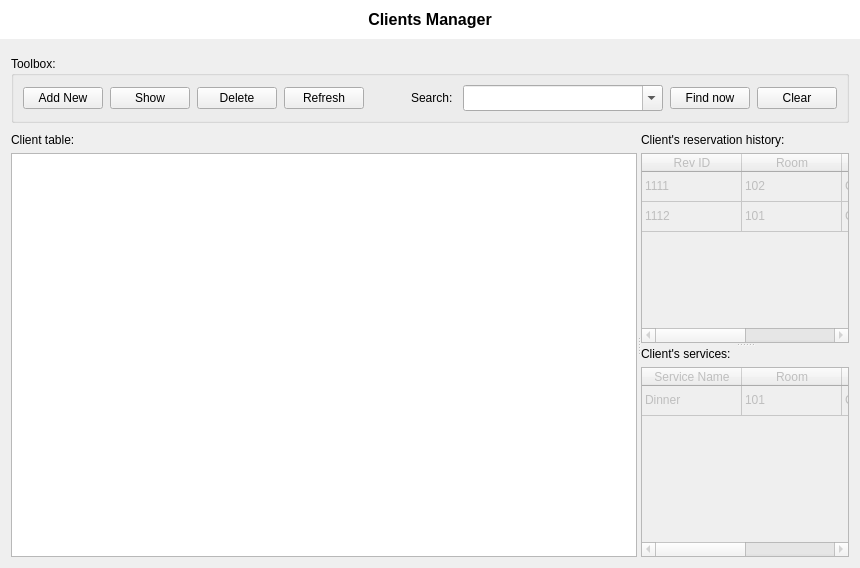
      <widget class="QWidget" name="clientsPage">
       <layout class="QVBoxLayout" name="verticalLayout_14">
        <property name="leftMargin">
         <number>0</number>
        </property>
        <property name="topMargin">
         <number>0</number>
        </property>
        <property name="rightMargin">
         <number>0</number>
        </property>
        <property name="bottomMargin">
         <number>0</number>
        </property>
        <item>
         <widget class="QLabel" name="label_8">
          <property name="enabled">
           <bool>true</bool>
          </property>
          <property name="sizePolicy">
           <sizepolicy hsizetype="Preferred" vsizetype="Fixed">
            <horstretch>0</horstretch>
            <verstretch>0</verstretch>
           </sizepolicy>
          </property>
          <property name="font">
           <font>
            <pointsize>12</pointsize>
            <weight>75</weight>
            <bold>true</bold>
           </font>
          </property>
          <property name="styleSheet">
           <string notr="true">QLabel {
	background: #ffffff;
	padding: 10px
}</string>
          </property>
          <property name="text">
           <string>Clients Manager</string>
          </property>
          <property name="alignment">
           <set>Qt::AlignCenter</set>
          </property>
         </widget>
        </item>
        <item>
         <layout class="QVBoxLayout" name="verticalLayout_10">
          <property name="spacing">
           <number>10</number>
          </property>
          <property name="leftMargin">
           <number>11</number>
          </property>
          <property name="topMargin">
           <number>11</number>
          </property>
          <property name="rightMargin">
           <number>11</number>
          </property>
          <property name="bottomMargin">
           <number>11</number>
          </property>
          <item>
           <widget class="QGroupBox" name="groupBox_3">
            <property name="sizePolicy">
             <sizepolicy hsizetype="Preferred" vsizetype="Fixed">
              <horstretch>0</horstretch>
              <verstretch>0</verstretch>
             </sizepolicy>
            </property>
            <property name="autoFillBackground">
             <bool>false</bool>
            </property>
            <property name="title">
             <string>Toolbox:</string>
            </property>
            <property name="flat">
             <bool>false</bool>
            </property>
            <layout class="QHBoxLayout" name="horizontalLayout_4">
             <property name="spacing">
              <number>7</number>
             </property>
             <item>
              <widget class="QPushButton" name="pushButton_11">
               <property name="sizePolicy">
                <sizepolicy hsizetype="Fixed" vsizetype="Fixed">
                 <horstretch>0</horstretch>
                 <verstretch>0</verstretch>
                </sizepolicy>
               </property>
               <property name="text">
                <string>Add New</string>
               </property>
              </widget>
             </item>
             <item>
              <widget class="QPushButton" name="pushButton_12">
               <property name="sizePolicy">
                <sizepolicy hsizetype="Fixed" vsizetype="Fixed">
                 <horstretch>0</horstretch>
                 <verstretch>0</verstretch>
                </sizepolicy>
               </property>
               <property name="text">
                <string>Show</string>
               </property>
              </widget>
             </item>
             <item>
              <widget class="QPushButton" name="pushButton_14">
               <property name="sizePolicy">
                <sizepolicy hsizetype="Fixed" vsizetype="Fixed">
                 <horstretch>0</horstretch>
                 <verstretch>0</verstretch>
                </sizepolicy>
               </property>
               <property name="text">
                <string>Delete</string>
               </property>
              </widget>
             </item>
             <item>
              <widget class="QPushButton" name="pushButton_15">
               <property name="text">
                <string>Refresh</string>
               </property>
              </widget>
             </item>
             <item>
              <spacer name="horizontalSpacer_3">
               <property name="orientation">
                <enum>Qt::Horizontal</enum>
               </property>
               <property name="sizeHint" stdset="0">
                <size>
                 <width>40</width>
                 <height>20</height>
                </size>
               </property>
              </spacer>
             </item>
             <item>
              <widget class="QLabel" name="label_10">
               <property name="sizePolicy">
                <sizepolicy hsizetype="Fixed" vsizetype="Preferred">
                 <horstretch>0</horstretch>
                 <verstretch>0</verstretch>
                </sizepolicy>
               </property>
               <property name="text">
                <string>Search: </string>
               </property>
              </widget>
             </item>
             <item>
              <widget class="QComboBox" name="comboBox_3">
               <property name="minimumSize">
                <size>
                 <width>200</width>
                 <height>26</height>
                </size>
               </property>
               <property name="maximumSize">
                <size>
                 <width>300</width>
                 <height>16777215</height>
                </size>
               </property>
               <property name="editable">
                <bool>true</bool>
               </property>
              </widget>
             </item>
             <item>
              <widget class="QPushButton" name="pushButton_16">
               <property name="sizePolicy">
                <sizepolicy hsizetype="Fixed" vsizetype="Fixed">
                 <horstretch>0</horstretch>
                 <verstretch>0</verstretch>
                </sizepolicy>
               </property>
               <property name="text">
                <string>Find now</string>
               </property>
              </widget>
             </item>
             <item>
              <widget class="QPushButton" name="pushButton_17">
               <property name="sizePolicy">
                <sizepolicy hsizetype="Fixed" vsizetype="Fixed">
                 <horstretch>0</horstretch>
                 <verstretch>0</verstretch>
                </sizepolicy>
               </property>
               <property name="text">
                <string>Clear</string>
               </property>
              </widget>
             </item>
            </layout>
           </widget>
          </item>
          <item>
           <widget class="QSplitter" name="splitter_3">
            <property name="orientation">
             <enum>Qt::Horizontal</enum>
            </property>
            <widget class="QFrame" name="frame_2">
             <property name="sizePolicy">
              <sizepolicy hsizetype="Preferred" vsizetype="Preferred">
               <horstretch>3</horstretch>
               <verstretch>0</verstretch>
              </sizepolicy>
             </property>
             <layout class="QVBoxLayout" name="verticalLayout_11">
              <property name="leftMargin">
               <number>0</number>
              </property>
              <property name="topMargin">
               <number>0</number>
              </property>
              <property name="rightMargin">
               <number>0</number>
              </property>
              <property name="bottomMargin">
               <number>0</number>
              </property>
              <item>
               <widget class="QLabel" name="label_11">
                <property name="text">
                 <string>Client table:</string>
                </property>
               </widget>
              </item>
              <item>
               <widget class="QTableView" name="clientTableView">
                <property name="sizePolicy">
                 <sizepolicy hsizetype="Expanding" vsizetype="Expanding">
                  <horstretch>3</horstretch>
                  <verstretch>0</verstretch>
                 </sizepolicy>
                </property>
                <property name="selectionMode">
                 <enum>QAbstractItemView::SingleSelection</enum>
                </property>
                <property name="selectionBehavior">
                 <enum>QAbstractItemView::SelectRows</enum>
                </property>
                <attribute name="horizontalHeaderStretchLastSection">
                 <bool>true</bool>
                </attribute>
                <attribute name="verticalHeaderVisible">
                 <bool>false</bool>
                </attribute>
                <attribute name="verticalHeaderCascadingSectionResizes">
                 <bool>true</bool>
                </attribute>
                <attribute name="verticalHeaderDefaultSectionSize">
                 <number>26</number>
                </attribute>
                <attribute name="verticalHeaderHighlightSections">
                 <bool>false</bool>
                </attribute>
               </widget>
              </item>
             </layout>
            </widget>
            <widget class="QSplitter" name="splitter_4">
             <property name="sizePolicy">
              <sizepolicy hsizetype="Preferred" vsizetype="Expanding">
               <horstretch>1</horstretch>
               <verstretch>0</verstretch>
              </sizepolicy>
             </property>
             <property name="orientation">
              <enum>Qt::Vertical</enum>
             </property>
             <widget class="QFrame" name="frame_3">
              <layout class="QVBoxLayout" name="verticalLayout_12">
               <property name="leftMargin">
                <number>0</number>
               </property>
               <property name="topMargin">
                <number>0</number>
               </property>
               <property name="rightMargin">
                <number>0</number>
               </property>
               <property name="bottomMargin">
                <number>0</number>
               </property>
               <item>
                <widget class="QLabel" name="label_12">
                 <property name="text">
                  <string>Client's reservation history:</string>
                 </property>
                </widget>
               </item>
               <item>
                <widget class="QTableWidget" name="tableWidget_5">
                 <property name="enabled">
                  <bool>false</bool>
                 </property>
                 <property name="sizePolicy">
                  <sizepolicy hsizetype="Expanding" vsizetype="Expanding">
                   <horstretch>1</horstretch>
                   <verstretch>0</verstretch>
                  </sizepolicy>
                 </property>
                 <attribute name="horizontalHeaderStretchLastSection">
                  <bool>true</bool>
                 </attribute>
                 <attribute name="verticalHeaderVisible">
                  <bool>false</bool>
                 </attribute>
                 <row>
                  <property name="text">
                   <string>1</string>
                  </property>
                 </row>
                 <row>
                  <property name="text">
                   <string>2</string>
                  </property>
                 </row>
                 <column>
                  <property name="text">
                   <string>Rev ID</string>
                  </property>
                 </column>
                 <column>
                  <property name="text">
                   <string>Room</string>
                  </property>
                 </column>
                 <column>
                  <property name="text">
                   <string>Status</string>
                  </property>
                 </column>
                 <column>
                  <property name="text">
                   <string>Date</string>
                  </property>
                 </column>
                 <item row="0" column="0">
                  <property name="text">
                   <string>1111</string>
                  </property>
                 </item>
                 <item row="0" column="1">
                  <property name="text">
                   <string>102</string>
                  </property>
                 </item>
                 <item row="0" column="2">
                  <property name="text">
                   <string>Closed</string>
                  </property>
                 </item>
                 <item row="0" column="3">
                  <property name="text">
                   <string>20/11/2020</string>
                  </property>
                 </item>
                 <item row="1" column="0">
                  <property name="text">
                   <string>1112</string>
                  </property>
                 </item>
                 <item row="1" column="1">
                  <property name="text">
                   <string>101</string>
                  </property>
                 </item>
                 <item row="1" column="2">
                  <property name="text">
                   <string>Closed</string>
                  </property>
                 </item>
                 <item row="1" column="3">
                  <property name="text">
                   <string>21/11/2020</string>
                  </property>
                 </item>
                </widget>
               </item>
              </layout>
             </widget>
             <widget class="QFrame" name="frame_4">
              <layout class="QVBoxLayout" name="verticalLayout_13">
               <property name="leftMargin">
                <number>0</number>
               </property>
               <property name="topMargin">
                <number>0</number>
               </property>
               <property name="rightMargin">
                <number>0</number>
               </property>
               <property name="bottomMargin">
                <number>0</number>
               </property>
               <item>
                <widget class="QLabel" name="label_13">
                 <property name="text">
                  <string>Client's services:</string>
                 </property>
                </widget>
               </item>
               <item>
                <widget class="QTableWidget" name="tableWidget_6">
                 <property name="enabled">
                  <bool>false</bool>
                 </property>
                 <attribute name="horizontalHeaderStretchLastSection">
                  <bool>true</bool>
                 </attribute>
                 <attribute name="verticalHeaderVisible">
                  <bool>false</bool>
                 </attribute>
                 <row>
                  <property name="text">
                   <string>New Row</string>
                  </property>
                 </row>
                 <column>
                  <property name="text">
                   <string>Service Name</string>
                  </property>
                 </column>
                 <column>
                  <property name="text">
                   <string>Room</string>
                  </property>
                 </column>
                 <column>
                  <property name="text">
                   <string>Status</string>
                  </property>
                 </column>
                 <column>
                  <property name="text">
                   <string>Date</string>
                  </property>
                 </column>
                 <item row="0" column="0">
                  <property name="text">
                   <string>Dinner</string>
                  </property>
                 </item>
                 <item row="0" column="1">
                  <property name="text">
                   <string>101</string>
                  </property>
                 </item>
                 <item row="0" column="2">
                  <property name="text">
                   <string>Closed</string>
                  </property>
                 </item>
                 <item row="0" column="3">
                  <property name="text">
                   <string>20/11/2020</string>
                  </property>
                 </item>
                </widget>
               </item>
              </layout>
             </widget>
            </widget>
           </widget>
          </item>
         </layout>
        </item>
       </layout>
      </widget>
